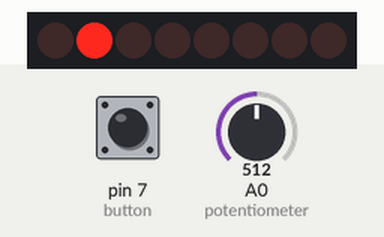
This sketch was run on a simulated Arduino Uno, built with avr-gcc and run on an emulated ATmega328P. On the bench: 8 shift-register outputs drawn as a row of LEDs (first output left, lit = HIGH). Wiring (inferred from the names in the program): shift register (74HC595): data pin 2; shift clock pin 4; latch pin 3. Wiring (inferred from the signals the program sends): row of LEDs: on Q0, Q1, Q2, Q3, Q4, Q5, Q6, Q7. Inputs (shaded band) come from the test bench; at power-on: A0 (potentiometer) = 512, pin 7 (button) HIGH. Random numbers use the default seed unless the sketch sets one; what the sketch prints to the serial monitor is not drawn.

Above: at 4.8 s.
4.9 s: A0 (potentiometer) set to 0
At 9.6 s:
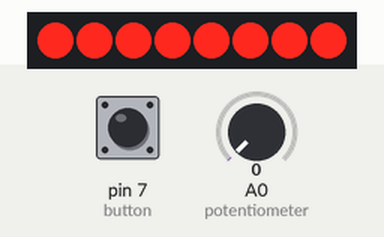
10.0 s: A0 (potentiometer) set to 17
At 10.24 s:
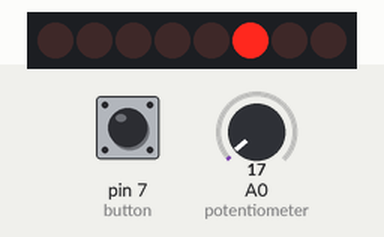
15.1 s: A0 (potentiometer) set to 0
At 15.6 s:
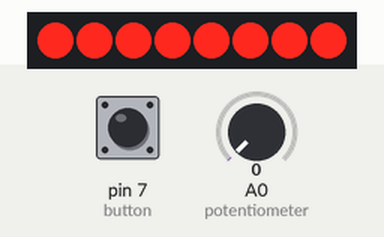
20.2 s: pin 7 (button) pulled LOW for 3 s
25.3 s: pin 7 (button) pulled LOW for 3 s
30.4 s: pin 7 (button) pulled LOW for 3 s
At 34.56 s:
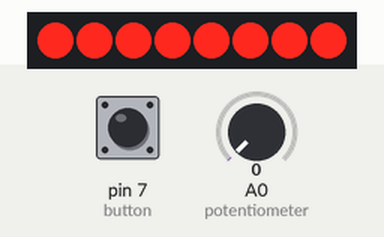
Timing chart, 0 to 39.0 s (numbered marks = the images above; inputs shaded):
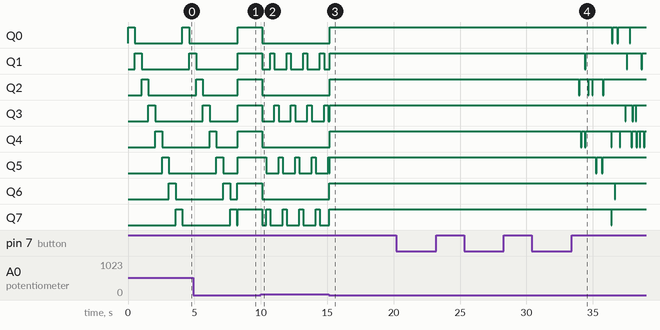

Measured:
- after the input at 10.0 s, Q0, Q2, Q4, Q6: HIGH → LOW after 0.09 s; Q1, Q7: HIGH → LOW after 0.09 s, then repeats every 1.2 s: HIGH 0.31 s, LOW 0.93 s; Q3: alternates HIGH for 0.31 s and LOW for 0.93 s, starting after 0.09 s; Q5: alternates HIGH for 0.31 s and LOW for 0.93 s, starting after 0.40 s
- after the input at 20.2 s, every drawn part: stays the same
- after the input at 25.3 s, every drawn part: stays the same
- after the input at 30.4 s, Q0: goes LOW 0.04 s, HIGH 0.36 s, LOW 0.08 s, HIGH 0.84 s, LOW 0.06 s, then HIGH, starting after 6.0 s; Q1: goes LOW 0.08 s, HIGH 3.1 s, LOW 0.04 s, HIGH 1.1 s, LOW 0.04 s, then HIGH, starting after 4.0 s

The sketch:

MidiArpeggiator.ino
```cpp
//###############################\\
//###############################\\
//#     TASK 3 C                #\\
//###############################\\
//# Extension of Task A - added #\\
//# midi output creating a midi #\\
//# arpegiator                  #\\
//###############################\\
//###############################\\

#define NOTEON  144
#define NOTEOFF 128

/****************************/
/***** Global Variables *****/
/****************************/

/***** PIN VARIABLES *****/
/* Shift Register Variables */
short data            = 2;
short latch           = 3;
short clock           = 4;
/* Button Variables */
short button          = 7;
int button_val        = 0;
/* Potentiometer Variable */
short potentiometer   = A0;

/***** BIT AND BIT MASK ARRAYS *****/
short bits[8]         = {1,2,4,8,16,32,64,128};
short masks[8]        = {254,253,251,247,239,223,191,127};
/* */
short ledState        = 0;

/* ARPEGGIATOR MODES */
const short DOWN      = 0;
const short UP        = 1;
const short DOWN_UP   = 2;
const short RANDOM    = 3;
short mode, mode_flag;

/* MIDI bytes */
byte notes[] = {62,64,65,67,69,71,72,74};
byte velocity = 100;

/* Called when board first receives power */
void setup(){

  Serial.begin(31250);

  // Set pins to OUTPUT so we can send them data
  pinMode(data, OUTPUT);
  pinMode(clock, OUTPUT);
  pinMode(latch, OUTPUT);

  // Initialise  mode and mode_flag vars to 0
  mode = mode_flag = 0;
}

/* Called forever... or at least until turned off */
void loop(){

  // Aquire resistance level from potentiometer
  int potentiometer_val = analogRead(potentiometer);

  // Aquire Voltage Level from button
  button_val = digitalRead(button);

  // Button Pressed: set the mode flag to true
  if(button_val == LOW){
    mode_flag = 1;
  }
  // Button Not Pressed
  else if(button_val == UP){
    // If the button was previously pressed
    // set the flag to false and increment the
    // mode type if it is less than 3 otherwise
    // set it back to 0
    if(mode_flag){
      mode_flag = 0;
      mode < 3 ? mode++ : mode = 0;
    }
  }
  // Call the arpeggiator function to flash LEDs
  // at the speed specified by the value of the
  // potentiometer
  arpeggiator(potentiometer_val,mode);
}
/* Copied from the ardx example */
void updateLEDs(short value){
  // Pull the chips latch low
  digitalWrite(latch, LOW);

  // Shifts out the 8 bits int the value
  // parameter to the chip
  shiftOut(data,clock,MSBFIRST,value);

  // And pulls the latch high to update the bits
  digitalWrite(latch,HIGH);
}
/* Copied from ardx example */
void changeLED(short led, short state){
   // Masks bits in the current led state
   // turning on the requested led and the
   // rest off
   ledState = ledState & masks[led];
   if(state == HIGH) ledState = ledState | bits[led];
   updateLEDs(ledState);
}

// Send midi data over serial tx port
void midiout(byte command, byte note, byte vel){

  Serial.write(command);
  Serial.write(note);
  Serial.write(vel);
}
void arpeggiator(short delayTime, short dir){
  short i;
  switch(dir){
    // If Down mode, flash LEDs from left
    // to right at the speed indicated by
    // the delayTime
    case DOWN:
      for(i = 0;i <= 7; i++){
        changeLED(i,HIGH);
        midiout(NOTEON, notes[i], velocity);
        delay(delayTime);
        changeLED(i,LOW);
        midiout(NOTEOFF, notes[i], 0);
      }
      break;

    // If UP mode, flash LEDs from right
    // to left at the speed indicated by
    // the delayTime
    case (UP):
      for(i = 7;i >= 0; i--){
        changeLED(i,HIGH);
        midiout(NOTEON, notes[i], velocity);
        delay(delayTime);
        changeLED(i,LOW);
        midiout(NOTEOFF, notes[i], 0);
      }
      break;

     // If Down_UP mode, flash LEDs from left
     // to right and back to left at the speed
     // indicated by the delayTime
     case (DOWN_UP):
      for(i = 0;i <= 7; i++){
        changeLED(i,HIGH);
        midiout(NOTEON, notes[i], velocity);
        delay(delayTime);
        changeLED(i,LOW);
        midiout(NOTEOFF, notes[i], 0);
      }
      for(i = 7;i >= 0; i--){
        changeLED(i,HIGH);
        midiout(NOTEON, notes[i], velocity);
        delay(delayTime);
        changeLED(i,LOW);
        midiout(NOTEOFF, notes[i], 0);
      }
     break;

     // If RANDOM mode, flash whatever
     // LED is corresponding to the value
     // returned by arduino's random function
     // at the speed indicated by the delayTime
     case (RANDOM):
       for(i = 0;i <= 7; i++){
        byte r = random(0,8);
        changeLED(r,HIGH);
        midiout(NOTEON, notes[r], velocity);
        delay(delayTime);
        changeLED(r,LOW);
        midiout(NOTEOFF, notes[r], 0);
      }
     break;
  }
}
```
